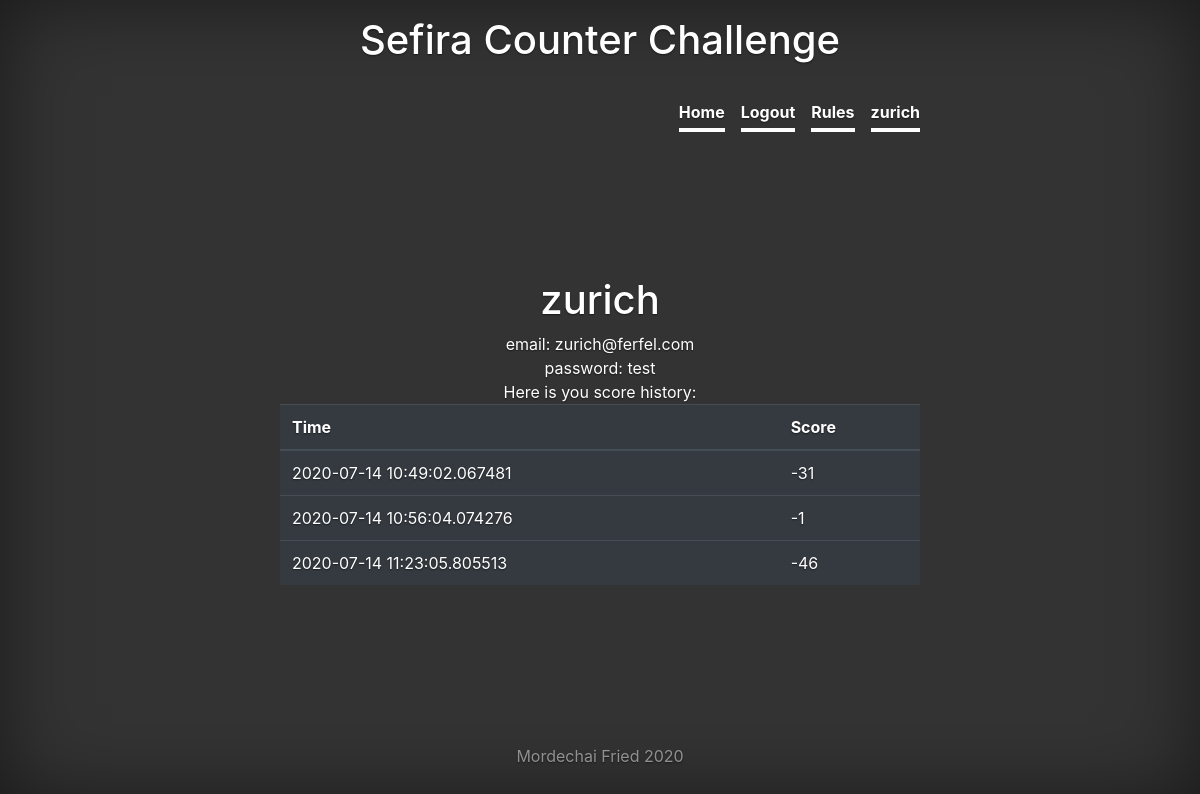
The app's page /user_page (signed in) with its own data.
### sefira_counter_game/dbmodels.py (models this page shows, shortened)
class User(db.Model, UserMixin):
    id = db.Column(db.Integer, primary_key=True)
    username = db.Column(db.String(120), unique=True, nullable=False)
    email = db.Column(db.String(120), unique=True, nullable=False)
    password = db.Column(db.String(60), nullable=False)
    score = db.relationship('Score', backref ='player', lazy =True)

class Score(db.Model):
    id = db.Column(db.Integer, primary_key=True)
    score = db.Column(db.Integer, nullable=True)
    time = db.Column(db.DateTime, nullable=True, default=datetime.utcnow)
    user_id = db.Column(db.Integer, db.ForeignKey('user.id'), nullable=False)

### sefira_counter_game/routes.py (the view)
@app.route('/user_page')
def user_page():
    user = current_user.username
    user_id_queried = User.query.filter_by(username=user).first()
    return render_template("user_page.html",user=user_id_queried)

### sefira_counter_game/dbmodels.py (called while the page is built)
@login_manager.user_loader
def load_user(user_id):
    return User.query.get(int(user_id))

### sefira_counter_game/templates/user_page.html
{%extends "layout.html"%}
{%block body%}
<h1 m-2>{{current_user.username}}</h1>
<span m-2>email:  {{current_user.email}}</span>
<span m-2>password:  {{current_user.password}}</span>
<span m-2>Here is you score history:</span>
<table class= "table table-dark">
    <thead>
        <tr>
            <th scope="col">Time</th>
            <th scope="col">Score</th>
        </tr>
    </thead>
    <tbody>
{%for score in user.score%}
      <tr><td>{{score.time }}</td><td>{{score.score}}</td></tr>
    {%endfor%}
    </tbody>
</table>
{%endblock%}

### sefira_counter_game/templates/layout.html (shortened to what this page needs)
<link href=https://getbootstrap.com/docs/4.4/dist/css/bootstrap.min.css rel="stylesheet">
    <link href="{{ url_for('static', filename='main.css') }}" rel="stylesheet">
  </head>
  <body class="text-center" onload=delayer()>
    <div class="cover-container d-flex w-100 h-100 p-3 mx-auto flex-column">
  <header class="masthead mb-auto">
    <div class="inner">
      <h1 class="masthead justify-content-center ">Sefira Counter Challenge</h1>
      <nav class="nav nav-masthead justify-content-center">
        {%if current_user.is_authenticated%}
          <a class="nav-link active" href={{url_for("game")}}>Home</a>
          <a class="nav-link active" href={{url_for("logout")}}>Logout</a>
          <a class="nav-link active" href={{url_for("the_rules")}}>Rules</a>
          <a class="nav-link active" href={{url_for("user_page")}}>{{current_user.username}}</a>
        {%else%}
          <a class="nav-link active" href={{url_for("login")}}>Login</a>
          <a class="nav-link active" href={{url_for("sign_up")}}>Sign Up</a>
          <a class="nav-link active" href={{url_for("game")}}>Home</a>
          <a class="nav-link active" href={{url_for("the_rules")}}>Rules</a>
        {%endif%}
      </nav>
    </div>
  </header>
        {%block body%}
        {%endblock%}
  <footer class="mastfoot mt-auto">
    <div class="inner">
      <p>Mordechai Fried 2020</p>
    </div>
  </footer>
</div>
</body>
</html></html>

### sefira_counter_game/static/main.css (style rules this page uses)
a, a:focus, a:hover { color: #fff; }
html, body { height: 100%; background-color: #333; }
body { display: -ms-flexbox; display: flex; color: #fff; text-shadow: 0 .05rem .1rem rgba(0, 0, 0, .5); box-shadow: inset 0 0 5rem rgba(0, 0, 0, .5); }
.cover-container { max-width: 42em; }
.masthead { margin-bottom: 2rem; }
.nav-masthead .nav-link { padding: .25rem 0; font-weight: 700; color: rgba(255, 255, 255, .5); background-color: transparent; border-bottom: .25rem solid transparent; }
.nav-masthead .nav-link + .nav-link { margin-left: 1rem; }
.nav-masthead .active { color: #fff; border-bottom-color: #fff; }
@media (min-width: 48em) { .nav-masthead { float: right; } }
.mastfoot { color: rgba(255, 255, 255, .5) }

### records on screen
User: username "zurich", email "zurich@ferfel.com", password "test"
Score: time "2020-07-14 10:49:02.067481", score "-31"
Score: time "2020-07-14 10:56:04.074276", score "-1"
Score: time "2020-07-14 11:23:05.805513", score "-46"
